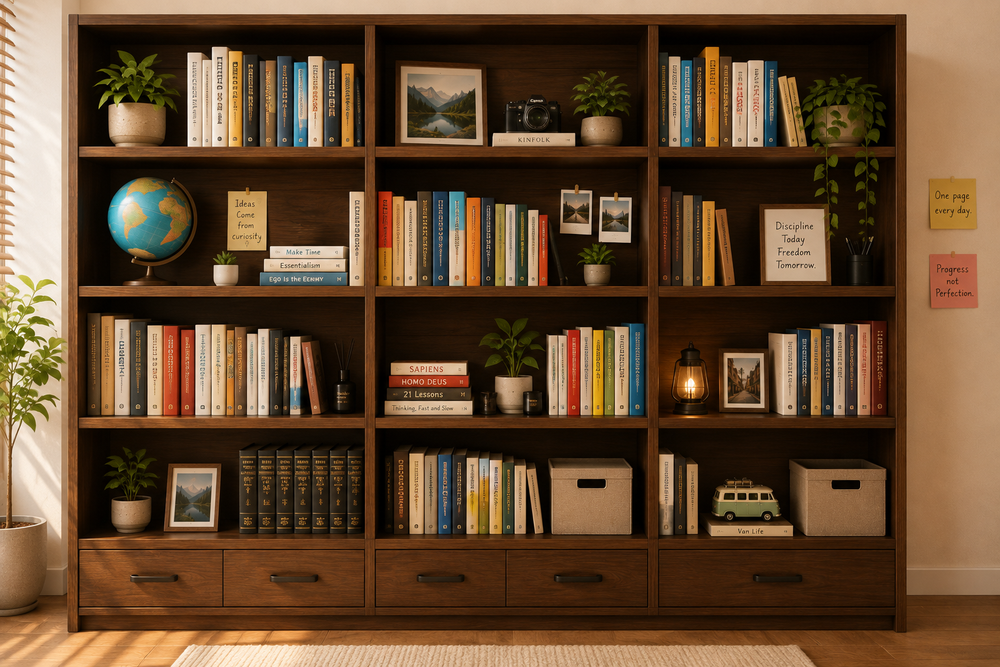
#> input picture bookshelf.png, 1000 x 667 px, shrunk from 1536 x 1024 before the run, found by its file name
$ python analyze_shelf3.py
#> lines starting #> are read from the running program, lines starting #| are printed output that depends on the picture
from PIL import Image, ImageDraw, ImageFont
import json

img = Image.open('public/bookshelf.png').convert('RGB')
#> img is the input picture: PIL image 1000x667 RGB; mean R, G, B 101.6, 74.6, 49.3
w, h = img.size
#> w = 1000; h = 667
draw = ImageDraw.Draw(img)

# Based on analysis:
# Top shelf books: y=4% to y=42% (books area)
# Shelf board 1: y=42-44%
# Middle shelf books: y=44% to y=65%
# Shelf board 2: y=65-68%
# Bottom shelf books: y=68% to y=82%
# Floor: y=82%+

# From boundary analysis, let me map out book positions
# Top shelf (y=4-42%): boundaries at x% from y=18% scan:
# 0, 2, 4, 7, 9, 11, 13, 15, 17, 19, 22, 24, 26, 28, 30, 32, 34, 36, 38, 40, 43, 45, 48, 51, 53, 59, 61, 63, 65, 67, 69, 71, 73, 75, 77, 79, 81, 83, 85, 89, 91

# Let me draw grid lines to understand structure
# Horizontal lines at key y positions
for y_pct in [0, 4, 42, 44, 65, 68, 82, 100]:
    y = int(h * y_pct / 100)
    draw.line([(0, y), (w, y)], fill=(255, 255, 0), width=3)
    draw.text((5, y+2), f"y={y_pct}%", fill=(255,255,0))

# Vertical lines at key x positions from top shelf analysis
top_shelf_x = [0, 2, 4, 7, 9, 11, 13, 15, 17, 19, 22, 24, 26, 28, 30, 32, 34, 36, 38, 40, 43, 45, 48, 51, 53, 59, 61, 63, 65, 67, 69, 71, 73, 75, 77, 79, 81, 83, 85, 89, 91, 100]
for x_pct in top_shelf_x:
    x = int(w * x_pct / 100)
    draw.line([(x, int(h*0.04)), (x, int(h*0.42))], fill=(255, 100, 100), width=1)

# Middle shelf vertical lines
mid_shelf_x = [0, 2, 4, 7, 10, 12, 15, 17, 19, 21, 23, 25, 27, 29, 37, 49, 51, 53, 57, 59, 61, 63, 65, 77, 79, 81, 83, 85, 87, 90, 100]
for x_pct in mid_shelf_x:
    x = int(w * x_pct / 100)
    draw.line([(x, int(h*0.44)), (x, int(h*0.65))], fill=(100, 255, 100), width=1)

# Bottom shelf
bot_shelf_x = [0, 2, 5, 7, 12, 17, 22, 24, 29, 41, 47, 49, 55, 58, 61, 63, 65, 67, 69, 73, 76, 79, 83, 86, 89, 91, 100]
for x_pct in bot_shelf_x:
    x = int(w * x_pct / 100)
    draw.line([(x, int(h*0.68)), (x, int(h*0.82))], fill=(100, 100, 255), width=1)

img.save('public/bookshelf_annotated.png')
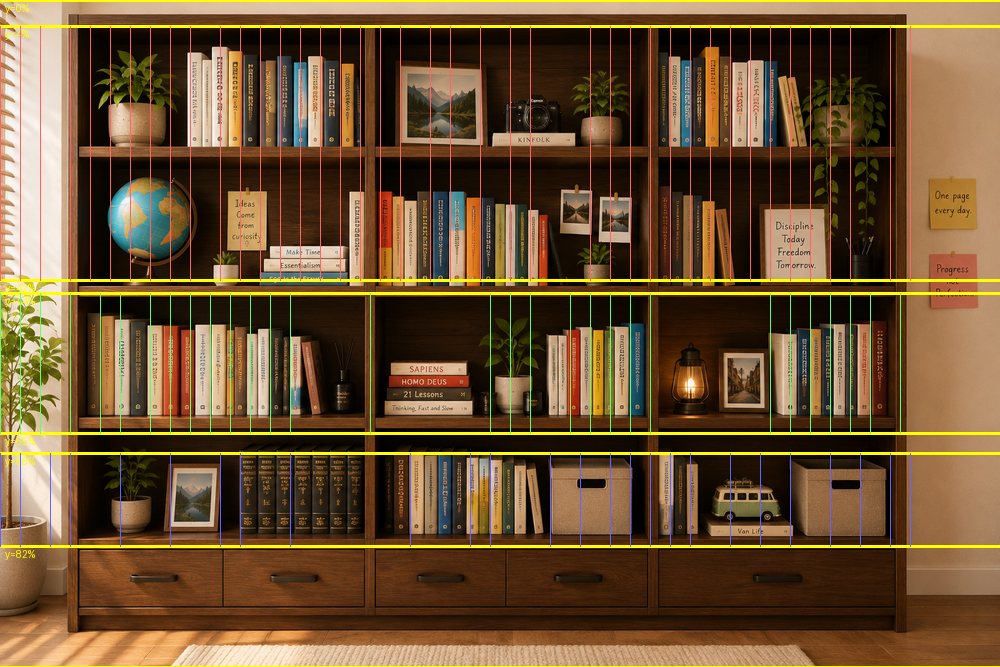
#> saved as bookshelf_annotated.png: PIL image 1000x667 RGB; mean R, G, B 108.9, 81.9, 49.5
print("Saved bookshelf_annotated.png")
print(f"Image size: {w}x{h}")
#| Image size: 1000x667

# [13 lines of commented-out code are left out]
print("\n=== CLEAN BOOK GROUP ANALYSIS ===")

def analyze_row(y_pct, x_start=0, x_end=100, threshold=30):
#> called with y_pct = 20, x_start = 0, x_end = 55, threshold = 30
    y = int(h * y_pct / 100)
#> y = 133

    # Get brightness at each x%
    brightnesses = []
    for x_pct in range(x_start, x_end+1):
        x = min(int(w * x_pct / 100), w-1)
        r,g,b = img.getpixel((x, y))
        brightnesses.append((r+g+b)//3)
#> this loop made 56 passes
#> (r, g, b) on passes 1 to 12: (255, 100, 100), (246, 240, 235), (255, 100, 100), (243, 235, 228), (255, 100, 100), (248, 241, 233), (247, 238, 229), (255, 100, 100), (36, 19, 4), (255, 100, 100), (9, 5, 1), (255, 100, 100)
#> after the loop, brightnesses = 56 values, max 240 at index 1, min 4 at index 39, mean 128.9

    return brightnesses

# Analyze top shelf at y=20% (middle of books)
print("\nTop shelf brightness at y=20% (x=0-55%):")
br = analyze_row(20, 0, 55)
#> br has the same summary as brightnesses in analyze_row
for i, b in enumerate(br):
    bar = '█' if b > 80 else ('▓' if b > 40 else '░')
    print(f"x={i}%: {bar} {b}")
#> this loop made 56 passes
#> (b, bar) on passes 1 to 12: (151, '█'), (240, '█'), (151, '█'), (235, '█'), (151, '█'), (240, '█'), (238, '█'), (151, '█'), (19, '░'), (151, '█'), (5, '░'), (151, '█')
#| x=0%: █ 151
#| x=1%: █ 240
#| x=2%: █ 151
#| x=3%: █ 235
#| x=4%: █ 151
#| x=5%: █ 240
#| x=6%: █ 238
#| x=7%: █ 151
#> (further printed lines are left out)
